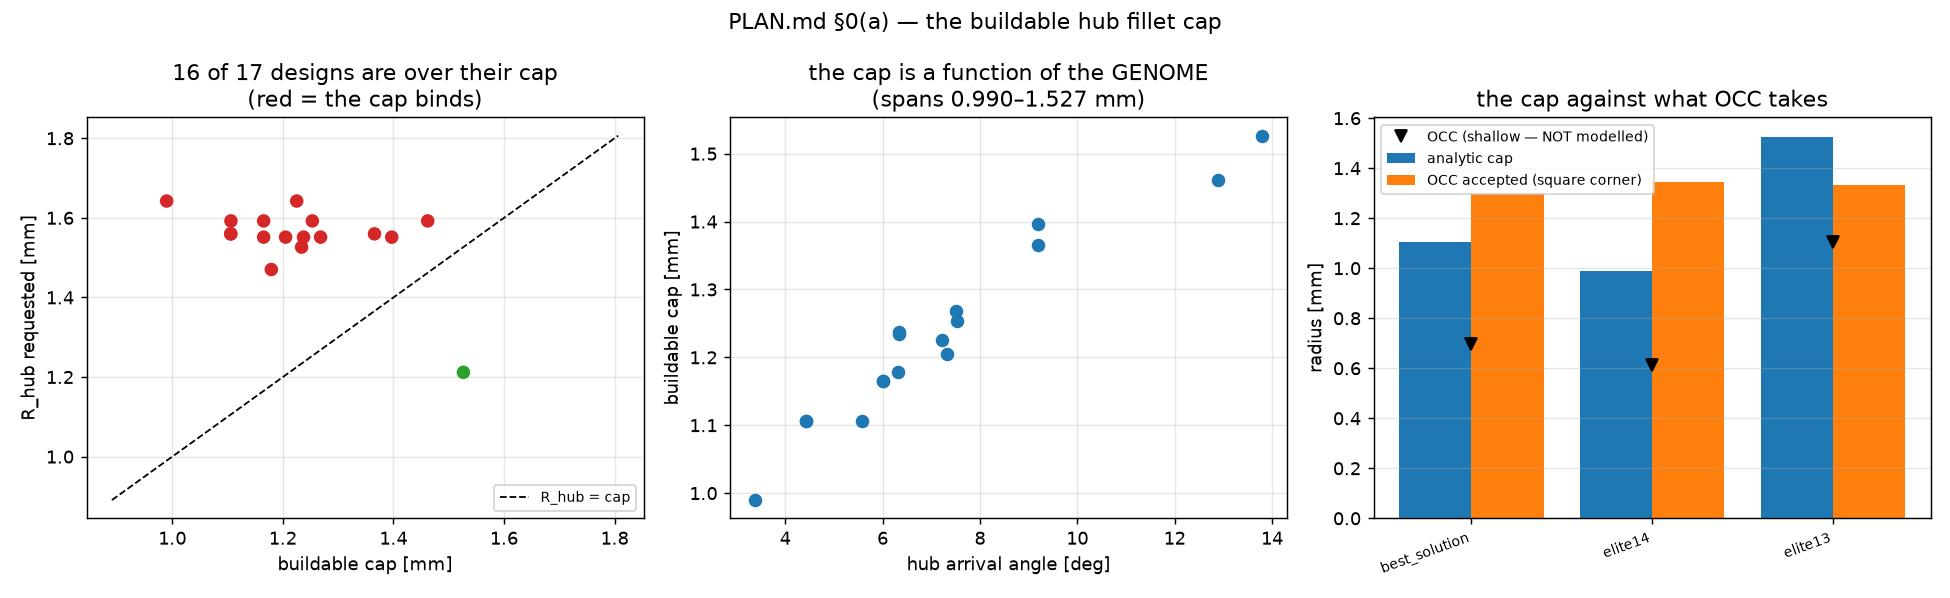

The Python source for this figure:
"""PLAN.md §0(a) — the analytic hub-fillet cap against what OCC actually accepts.

`wheel_objective.hub_fillet_cap_mm` claims to know the largest hub fillet the part can
build, from the genome alone and with no CAD kernel in the loop.  Stage 3 now believes that
claim twice — a barrier pushes `R_hub` under it, and `Kt_hub` is priced on it — so the
claim needs a measurement behind it rather than one recorded number from one export.

THREE SECTIONS, AND ONLY THE FIRST TWO ARE GATES.

  `void`       The load-bearing one, and it involves no filleting at all.  A ring of points
               just outside the hub circle is classified against the profile FACE, the runs
               of empty are measured, and the mean run is compared to `hub_void_deg`.  This
               tests the geometry claim directly, with nothing else in the way.

  `occ_limit`  What radius OCC will actually accept on a hub corner, found by BISECTION.

               NOT by reading the ladder, and that distinction is a measurement rather than
               a preference.  The obvious criterion — "the largest ladder rung below the cap
               is what gets built" — is FALSE at the shipped genome: `_fillet_ladder(1.5598)`
               is 1.5598, 1.3258, 1.1269, 0.9579, the largest rung under the 1.1057 cap is
               0.9579, and OCC took 1.1269.  The rungs straddle the cap and which side they
               land on is an accident of where `R_hub` happens to start.  So the acceptance
               threshold is measured where it actually is.

  `sweep`      Reported, never gated: the cap against `R_hub` for every design on disk.
               This is the evidence that a fixed bound would have been right for exactly one
               genome — the caps span 0.99 to 1.53 mm across the 16 Stage-2 elites.

WHAT THIS DOES NOT MEASURE, and it matters for reading the result.  The hub's twenty-four
corners fall into two families: twelve square-on ones the slot limits, and twelve shallow
near-cusp ones whose limit is the ARRIVAL ANGLE, a different mechanism the cap does not
model.  The shallow family is what sets `r_built_mm` (0.361 mm) and therefore the manifest's
`kt_error_pct` (+73.4%).  Capping `R_hub` closes the "optimizer prices 1.56, slot allows
1.11" gap and nothing else; both clusters are reported so that is visible rather than
inferred.

Out of `make studies` for the `m8bi5` reason and one more: it needs BOTH interpreters, and
what it measures is OCC's behaviour on this shape rather than anything this commit changed.
"""

import argparse
import json
import os
import subprocess
import sys
import time

import numpy as np

ROOT = os.path.dirname(os.path.dirname(os.path.abspath(__file__)))
SRC = os.path.join(ROOT, "src")
if SRC not in sys.path:
    sys.path.insert(0, SRC)
import project_paths as PP  # noqa: E402
if PP.SRC not in sys.path:
    sys.path.insert(0, PP.SRC)

import wheel_fea as W  # noqa: E402
import wheel_genome as wg  # noqa: E402
import wheel_objective as WO  # noqa: E402
import wheel_wheel as WW  # noqa: E402

HERE = os.path.dirname(os.path.abspath(__file__))
CAD_PY = os.path.join(ROOT, ".venv-cad", "bin", "python")

# One sample of the OCC ring classifier below — the RESOLUTION OF THE INSTRUMENT, not a
# tolerance chosen to make the gate pass.  The analytic void and the two independent solid
# measurements on file (9.907 from the milestone's ring sampling, "about 10.0" from
# `_embed`'s own comment) sit 0.070 deg apart, so this runs at ~3.5x margin.
RING_SAMPLES = 14400
GATE_VOID_DEG = 0.25

# The ring is classified just OUTSIDE the hub circle: on it, the corners themselves are
# boundary samples and the classifier's answer there is a coin toss.
RING_OFFSET_MM = 0.01

# THE GATE IS ONE-SIDED, AND THAT IS THE MODEL'S ACTUAL CLAIM.
#
# This started as a two-sided "the cap is within one ladder rung of what OCC accepts", on
# the assumption that `0.5 * slot` WAS the limit.  The first run of this driver falsified
# that (see `wheel_objective.HUB_CAP_SHARE`), and the cap became a `min` of two limits, only
# one of which has ever been observed binding.  A `min` of a measured limit and a
# deliberately-unvalidated one does not claim to be tight — it claims to be SAFE.  Gating it
# on tightness would be gating a claim nothing in the code makes, and the honest way to fail
# such a gate is to loosen the model until it passes, which is backwards.
#
# So: the cap may never promise more than OCC will give (that is the defect being removed),
# and it may not collapse to something vacuously small (a cap of zero is trivially "never
# over-promising" and would sail through a pure one-sided test while destroying every hub
# fillet in the wheel).  The 1% is the bisection's own resolution; the 0.5 floor says the cap
# has to be the right ORDER, which is all a two-term min with one unvalidated share can
# honestly assert.
GATE_CAP_OVERPROMISE = 1.01
GATE_CAP_FLOOR_FRAC = 0.5

BISECT_REL = 0.01               # bisect the acceptance threshold to 1% of its own value


_CAD_SNIPPET = r"""
import json, math, sys
import wheel_step_export as X
from OCP.BRepClass import BRepClass_FaceClassifier
from OCP.gp import gp_Pnt
from OCP.TopAbs import TopAbs_State

payload = json.loads(sys.argv[1])
n = payload["ring_samples"]
ring_r = payload["ring_r"]
bisect_rel = payload["bisect_rel"]
do_bisect = payload["bisect"]

def void_runs(face, radius):
    # Angular widths [deg] of the maximal empty runs on a ring, circularly.
    out = []
    for i in range(n):
        t = 2.0 * math.pi * i / n
        cl = BRepClass_FaceClassifier(
            face, gp_Pnt(radius * math.cos(t), radius * math.sin(t), 0.0), 1e-9)
        out.append(cl.State() == TopAbs_State.TopAbs_OUT)
    if all(out):
        return [360.0]
    if not any(out):
        return []
    # Rotate so index 0 is MATERIAL, then every run of empties is contiguous.
    k = out.index(False)
    out = out[k:] + out[:k]
    runs, cur = [], 0
    for v in out:
        if v:
            cur += 1
        elif cur:
            runs.append(cur)
            cur = 0
    if cur:
        runs.append(cur)
    return [360.0 * c / n for c in runs]

def accepts(part, edge, r):
    try:
        return bool(part.newObject([edge]).fillet(r).val().isValid())
    except Exception:
        return False

def threshold(part, edge, lo, hi):
    # Largest radius this corner accepts, bracketed to `bisect_rel` of itself.
    if not accepts(part, edge, lo):
        return 0.0
    if accepts(part, edge, hi):
        return hi                       # above the bracket; reported as such
    while (hi - lo) > bisect_rel * lo:
        mid = 0.5 * (lo + hi)
        if accepts(part, edge, mid):
            lo = mid
        else:
            hi = mid
    return lo

rows = []
for d in payload["designs"]:
    rec = {"design": d["name"]}
    try:
        profile, _ = X.build_profile(d["genes"])
        part = X.extrude_profile(profile)
        rec["void_runs_deg"] = void_runs(profile.wrapped, ring_r)
        if do_bisect:
            hub, _rim = X._group_by_ring(X._junction_edges(part))
            rec["n_hub_corners"] = len(hub)
            hi = d["hi_mm"]
            rec["thresholds_mm"] = [
                threshold(part, e, X.MIN_CURVATURE_RADIUS_MM, hi) for e, _r, _w in hub]
            rec["bisect_hi_mm"] = hi
    except Exception as exc:
        rec["error"] = "%s: %s" % (type(exc).__name__, exc)
    rows.append(rec)

print("RESULT:" + json.dumps(rows))
"""


def _genes(path):
    with open(path) as fh:
        return wg.genes_to_vector(json.load(fh)["genes"])


def _designs():
    """Every genome on disk, `best_solution` first.

    The gate runs on three of them and the reason each is there is different: the shipped
    genome because it is the one every recorded number describes, elite14 because it has
    the TIGHTEST cap on disk (0.9898 mm), and elite13 because it is the ONE design whose
    `R_hub` is already under its cap — a design the cap must not bind, which makes it a
    falsifiable negative control rather than a fourth confirmation.
    """
    out = [("best_solution", _genes(PP.BEST_SOLUTION))]
    with open(PP.STAGE2_ELITES) as fh:
        for row in json.load(fh)["elites"]:
            out.append((f"elite{int(row['rank'])}", wg.genes_to_vector(row["genes"])))
    return out


def analytic_cap(genes, cfg="coarse"):
    """`(void_deg, cap_mm, r_hub_mm)` from the genome alone — no CAD."""
    cfgo = WW.get_config(cfg)
    flanks = WO.fillet_flanks(genes, cfgo)
    void = float(WW.hub_void_deg(genes, cfgo, W.S, W.HUB_RADIUS_MM, flanks[0]))
    cap = float(WO.hub_fillet_cap_mm(genes, cfgo, W.S, W.HUB_RADIUS_MM, flanks))
    return void, cap, float(genes[12])


def _run_cad(designs, caps, bisect):
    payload = {
        "ring_samples": RING_SAMPLES,
        "ring_r": W.HUB_RADIUS_MM + RING_OFFSET_MM,
        "bisect_rel": BISECT_REL,
        "bisect": bool(bisect),
        # The DICT form: `wheel_step_export.build_profile` keys by gene name, and the
        # 14-vector is the optimizer side's representation, not the exporter's.
        #
        # `hi_mm` brackets the bisection from ABOVE and has to clear whichever limit
        # actually binds, or every corner reports the bracket instead of its threshold.
        # `1.2 * t0` is comfortably above the ~0.52 * t0 the thickness law predicts, and
        # `2 * slot cap` covers the case where the slot is the binding one.
        "designs": [{"name": n, "genes": wg.vector_to_genes(g), "cap_mm": caps[n],
                     "hi_mm": max(2.0 * caps[n], 1.2 * float(g[8]), 1.0)}
                    for n, g in designs],
    }
    proc = subprocess.run(
        [CAD_PY, "-c", _CAD_SNIPPET, json.dumps(payload)], cwd=ROOT,
        env={**os.environ, "PYTHONPATH": SRC},
        capture_output=True, text=True, timeout=3600)
    if proc.returncode != 0:
        raise RuntimeError(f"CAD subprocess failed:\n{proc.stderr[-3000:]}")
    line = next(ln for ln in proc.stdout.splitlines() if ln.startswith("RESULT:"))
    return json.loads(line[len("RESULT:"):])


# ---------------------------------------------------------------------------
# SECTIONS
# ---------------------------------------------------------------------------

def run_void(selected, cad_rows):
    """The analytic void against the one OCC measures on the profile.  THE GATE."""
    rows = []
    for (name, genes), cad in zip(selected, cad_rows):
        void, cap, r_hub = analytic_cap(genes)
        rec = {"design": name, "void_analytic_deg": void, "cap_mm": cap,
               "r_hub_mm": r_hub}
        if "error" in cad:
            rec.update({"error": cad["error"], "pass": False})
            rows.append(rec)
            continue
        runs = cad["void_runs_deg"]
        rec["n_runs"] = len(runs)
        rec["void_occ_mean_deg"] = float(np.mean(runs)) if runs else 0.0
        rec["void_occ_spread_deg"] = float(max(runs) - min(runs)) if runs else 0.0
        rec["delta_deg"] = abs(void - rec["void_occ_mean_deg"])
        # Three conditions.  The spread one is free: twelve identical spokes must leave
        # twelve identical gaps, so a spread above one sample says the profile is not
        # twelve-fold symmetric and every other number here is an average over unlike
        # things.
        rec["pass"] = bool(rec["n_runs"] == W.NUMBER_OF_SPOKES
                           and rec["delta_deg"] <= GATE_VOID_DEG
                           and rec["void_occ_spread_deg"] <= GATE_VOID_DEG)
        rows.append(rec)
    return {"rows": rows, "gate_void_deg": GATE_VOID_DEG,
            "ring_r_mm": W.HUB_RADIUS_MM + RING_OFFSET_MM,
            "pass": bool(all(r["pass"] for r in rows))}


def run_occ_limit(selected, cad_rows):
    """What OCC accepts, bisected, against the cap.  THE OTHER GATE."""
    rows = []
    for (name, genes), cad in zip(selected, cad_rows):
        _void, cap, r_hub = analytic_cap(genes)
        rec = {"design": name, "cap_mm": cap, "r_hub_mm": r_hub}
        if "error" in cad or "thresholds_mm" not in cad:
            rec.update({"error": cad.get("error", "no thresholds"), "pass": False})
            rows.append(rec)
            continue
        th = sorted(cad["thresholds_mm"])
        rec["n_corners"] = len(th)
        rec["thresholds_mm"] = th
        half = len(th) // 2
        # Two families by construction — twelve square-on corners and twelve shallow
        # near-cusp ones.  The split is at the median because the clusters are known to be
        # equal-sized (one per flank per spoke), not because the gap is looked for.
        shallow, square = th[:half], th[half:]
        rec["shallow_mean_mm"] = float(np.mean(shallow)) if shallow else 0.0
        rec["square_mean_mm"] = float(np.mean(square)) if square else 0.0
        r_occ = rec["square_mean_mm"]
        rec["rel_error"] = abs(r_occ / cap - 1.0) if cap > 0 else float("inf")
        # `cap / r_occ`: below 1.0 the cap under-promises (safe), above it over-promises
        # (the defect).  Reported as the headline because it is the number the gate reads.
        rec["conservatism"] = (cap / r_occ) if r_occ > 0 else float("inf")
        rec["over_promises"] = bool(rec["conservatism"] > GATE_CAP_OVERPROMISE)
        rec["vacuously_small"] = bool(rec["conservatism"] < GATE_CAP_FLOOR_FRAC)
        rec["pass"] = bool(not rec["over_promises"] and not rec["vacuously_small"])
        # NOT gated, and named so nobody reads a green gate as "the manifest is fixed":
        # the shallow family is an arrival-angle limit, a mechanism the cap does not model,
        # and it is what sets `r_built_mm` and the +73.4% kt_error_pct.
        rec["shallow_is_not_modelled"] = True
        rows.append(rec)
    return {"rows": rows, "gate_cap_overpromise": GATE_CAP_OVERPROMISE,
            "gate_cap_floor_frac": GATE_CAP_FLOOR_FRAC,
            "bisect_rel": BISECT_REL,
            "pass": bool(all(r["pass"] for r in rows))}


T0_SWEEP = (2.0, 2.5, 3.0, 4.0, 5.0, 6.0, 8.0, 10.0)


def t0_sweep_designs(base_name="best_solution"):
    """One shape, `t0` swept across its whole box — the measurement the disk cannot give.

    Every genome on disk sits at `t0` between 2.468 and 2.627, i.e. 6% of a box that runs
    2.0 to 10.0, so measuring more of them cannot say whether the thickness law holds
    anywhere except at one thickness.  Holding the centerline and sweeping `t0` does, and
    it does something better as well: a thicker root leaves a NARROWER void, so the two
    candidate limits move in opposite directions and their crossover is observable rather
    than assumed.  That crossover is the whole justification for taking a `min`.
    """
    by_name = dict(_designs())
    base = np.asarray(by_name[base_name], dtype=float)
    out = []
    for t0 in T0_SWEEP:
        g = base.copy()
        g[8] = t0
        out.append((f"t0_{t0:g}", g))
    return out


def run_t0_sweep(rows, cad_rows):
    """Threshold against `t0` and against the slot, over the whole thickness box."""
    out = []
    for (name, genes), cad in zip(rows, cad_rows):
        void, cap_slot, _r = analytic_cap(genes)
        rec = {"design": name, "t0_mm": float(genes[8]), "void_deg": void,
               "slot_cap_mm": cap_slot}
        if "thresholds_mm" not in cad:
            rec["error"] = cad.get("error", "no thresholds")
            out.append(rec)
            continue
        th = sorted(cad["thresholds_mm"])
        half = len(th) // 2
        rec["n_corners"] = len(th)
        rec["shallow_mean_mm"] = float(np.mean(th[:half])) if half else 0.0
        rec["square_mean_mm"] = float(np.mean(th[half:])) if half else 0.0
        rec["at_bracket"] = bool(rec["square_mean_mm"] >= cad["bisect_hi_mm"] - 1e-9)
        rec["share_of_t0"] = rec["square_mean_mm"] / genes[8]
        rec["share_of_slot"] = (rec["square_mean_mm"] / (2.0 * cap_slot)
                                if cap_slot > 0 else float("inf"))
        # A ROW THAT IS NOT MEASURING THE SAME FEATURE.  Past t0 ~ 3 the void collapses and
        # then goes negative — adjacent roots have merged — so there is no spoke-to-hub
        # corner left and `_junction_edges` reports whatever re-entrant edges the merged
        # blob happens to have.  Those thresholds are real numbers about a different shape,
        # and averaging them into a calibration of the spoke-to-hub fillet would be reading
        # the instrument through the wrong window.  Kept in the report, excluded from the fit.
        rec["same_feature"] = bool(void > 1.0 and not rec["at_bracket"])
        out.append(rec)
    good = [r for r in out if r.get("same_feature")]
    return {"rows": out, "t0_values": list(T0_SWEEP),
            "n_same_feature": len(good),
            "t0_valid_range": ([min(r["t0_mm"] for r in good),
                                max(r["t0_mm"] for r in good)] if good else None),
            "share_of_t0_min": min((r["share_of_t0"] for r in good), default=None),
            "share_of_t0_max": max((r["share_of_t0"] for r in good), default=None),
            # Reported, not gated: this section EXISTS to calibrate, so gating it on the
            # constant it is measuring would be circular.
            "pass": True}


def run_sweep(designs):
    """Every design on disk.  REPORTED, NEVER GATED — this is the picture, not a claim."""
    rows = []
    for name, genes in designs:
        void, cap, r_hub = analytic_cap(genes)
        cfgo = WW.get_config("coarse")
        a_hub, _a_rim = WW.arrival_angles(genes, cfgo, span_mm=W.S)
        rows.append({"design": name, "void_deg": void, "cap_mm": cap, "r_hub_mm": r_hub,
                     "binds": bool(r_hub > cap), "over_by_mm": r_hub - cap,
                     "arrival_hub_deg": float(a_hub), "t0_mm": float(genes[8])})
    n_bind = sum(r["binds"] for r in rows)
    return {"rows": rows, "n_binding": n_bind, "n_designs": len(rows),
            "cap_min_mm": min(r["cap_mm"] for r in rows),
            "cap_max_mm": max(r["cap_mm"] for r in rows),
            "pass": True}


def plot(rep, out):
    import matplotlib
    matplotlib.use("Agg")
    import matplotlib.pyplot as plt

    sw = rep.get("sweep")
    fig, axes = plt.subplots(1, 3, figsize=(15, 4.6))

    ax = axes[0]
    if sw:
        rows = sw["rows"]
        caps = [r["cap_mm"] for r in rows]
        rh = [r["r_hub_mm"] for r in rows]
        col = ["tab:red" if r["binds"] else "tab:green" for r in rows]
        ax.scatter(caps, rh, c=col, s=42, zorder=3)
        lim = [0.9 * min(caps + rh), 1.1 * max(caps + rh)]
        ax.plot(lim, lim, "k--", lw=1, label="R_hub = cap")
        ax.set_xlabel("buildable cap [mm]")
        ax.set_ylabel("R_hub requested [mm]")
        ax.set_title(f"{sw['n_binding']} of {sw['n_designs']} designs are over their cap\n"
                     f"(red = the cap binds)")
        ax.legend(loc="lower right", fontsize=8)
        ax.grid(alpha=0.3)

    ax = axes[1]
    if sw:
        ax.scatter([r["arrival_hub_deg"] for r in sw["rows"]],
                   [r["cap_mm"] for r in sw["rows"]], s=42, c="tab:blue", zorder=3)
        ax.set_xlabel("hub arrival angle [deg]")
        ax.set_ylabel("buildable cap [mm]")
        ax.set_title("the cap is a function of the GENOME\n"
                     f"(spans {sw['cap_min_mm']:.3f}–{sw['cap_max_mm']:.3f} mm)")
        ax.grid(alpha=0.3)

    ax = axes[2]
    ol = rep.get("occ_limit")
    if ol and ol["rows"]:
        names = [r["design"] for r in ol["rows"] if "thresholds_mm" in r]
        x = np.arange(len(names))
        ax.bar(x - 0.2, [r["cap_mm"] for r in ol["rows"] if "thresholds_mm" in r],
               0.4, label="analytic cap", color="tab:blue")
        ax.bar(x + 0.2, [r["square_mean_mm"] for r in ol["rows"] if "thresholds_mm" in r],
               0.4, label="OCC accepted (square corner)", color="tab:orange")
        ax.plot(x, [r["shallow_mean_mm"] for r in ol["rows"] if "thresholds_mm" in r],
                "kv", ms=7, label="OCC (shallow — NOT modelled)")
        ax.set_xticks(x)
        ax.set_xticklabels(names, rotation=20, ha="right", fontsize=8)
        ax.set_ylabel("radius [mm]")
        ax.set_title("the cap against what OCC takes")
        ax.legend(fontsize=8)
        ax.grid(alpha=0.3, axis="y")

    fig.suptitle("PLAN.md §0(a) — the buildable hub fillet cap", fontsize=12)
    fig.tight_layout()
    fig.savefig(out, dpi=130)
    plt.close(fig)


SECTIONS = ("void", "occ_limit", "t0_sweep", "sweep")


def main():
    ap = argparse.ArgumentParser(description="the hub-fillet cap against OCC")
    ap.add_argument("--out", default="study_hub_cap.json")
    ap.add_argument("--sections", default=",".join(SECTIONS))
    ap.add_argument("--designs", default="best_solution,elite14,elite13",
                    help="which genomes the CAD sections measure; `sweep` always "
                         "reports every design on disk")
    args = ap.parse_args()

    want = [s.strip() for s in args.sections.split(",") if s.strip()]
    unknown = [s for s in want if s not in SECTIONS]
    if unknown:
        raise SystemExit(f"unknown section(s) {unknown}; expected any of {list(SECTIONS)}")

    t0 = time.time()
    all_designs = _designs()
    by_name = dict(all_designs)
    picked = [n.strip() for n in args.designs.split(",") if n.strip()]
    missing = [n for n in picked if n not in by_name]
    if missing:
        raise SystemExit(f"no such design(s) {missing}; have {sorted(by_name)}")
    selected = [(n, by_name[n]) for n in picked]

    rep = {"settings": {"sections": want, "designs": picked,
                        "ring_samples": RING_SAMPLES, "bisect_rel": BISECT_REL,
                        "config": "coarse", "elapsed_s": None}}

    cad_rows = []
    needs_cad = [s for s in want if s in ("void", "occ_limit")]
    if needs_cad or "t0_sweep" in want:
        if not os.path.exists(CAD_PY):
            raise SystemExit(f"no CAD env at {CAD_PY} — run `make env-cad`")
    if needs_cad:
        caps = {n: analytic_cap(g)[1] for n, g in selected}
        cad_rows = _run_cad(selected, caps, bisect="occ_limit" in want)
    if "void" in want:
        rep["void"] = run_void(selected, cad_rows)
    if "occ_limit" in want:
        rep["occ_limit"] = run_occ_limit(selected, cad_rows)
    if "t0_sweep" in want:
        sw_rows = t0_sweep_designs()
        sw_caps = {n: analytic_cap(g)[1] for n, g in sw_rows}
        rep["t0_sweep"] = run_t0_sweep(sw_rows, _run_cad(sw_rows, sw_caps, bisect=True))
    if "sweep" in want:
        rep["sweep"] = run_sweep(all_designs)

    rep["settings"]["elapsed_s"] = round(time.time() - t0, 1)
    rep["pass"] = bool(all(rep[s]["pass"] for s in want))

    print(f"\nhub fillet cap: {'PASS' if rep['pass'] else 'FAIL'}"
          f"   ({rep['settings']['elapsed_s']} s)")
    if "void" in want:
        print(f"  void      {'PASS' if rep['void']['pass'] else 'FAIL'}"
              f"   (gate {GATE_VOID_DEG:.3f} deg)")
        for r in rep["void"]["rows"]:
            if "error" in r:
                print(f"    {r['design']:<16} ERROR {r['error']}")
            else:
                print(f"    {r['design']:<16} analytic {r['void_analytic_deg']:7.4f}  "
                      f"OCC {r['void_occ_mean_deg']:7.4f}  "
                      f"delta {r['delta_deg']:6.4f}  runs {r['n_runs']}")
    if "occ_limit" in want:
        print(f"  occ_limit {'PASS' if rep['occ_limit']['pass'] else 'FAIL'}"
              f"   (cap/OCC must be in "
              f"[{GATE_CAP_FLOOR_FRAC:.2f}, {GATE_CAP_OVERPROMISE:.2f}] — one-sided:"
              f" never promise more than the part gives)")
        for r in rep["occ_limit"]["rows"]:
            if "thresholds_mm" not in r:
                print(f"    {r['design']:<16} ERROR {r.get('error')}")
            else:
                flag = ("OVER-PROMISES" if r["over_promises"] else
                        "vacuously small" if r["vacuously_small"] else "safe")
                print(f"    {r['design']:<16} cap {r['cap_mm']:.4f}  "
                      f"OCC square {r['square_mean_mm']:.4f}  "
                      f"cap/OCC {r['conservatism']:.3f}  {flag:<15}"
                      f"[shallow {r['shallow_mean_mm']:.4f}]")
        print("    NOTE the shallow cluster is an ARRIVAL-ANGLE limit, which this cap does")
        print("         not model.  It sets r_built_mm and the manifest's kt_error_pct, so")
        print("         a passing gate here does NOT mean the manifest error is fixed.")
    if "t0_sweep" in want:
        s = rep["t0_sweep"]
        print(f"  t0_sweep  (calibration, not gated)   "
              f"share of t0 {s['share_of_t0_min']:.4f}–{s['share_of_t0_max']:.4f}"
              if s["share_of_t0_min"] is not None else "  t0_sweep  no usable rows")
        print(f"    {'design':<10} {'t0':>6} {'void':>7} {'slot cap':>9} "
              f"{'OCC sq':>8} {'/t0':>7} {'binds':>8}")
        for r in s["rows"]:
            if "square_mean_mm" not in r:
                print(f"    {r['design']:<10} ERROR {r.get('error')}")
                continue
            binds = "slot" if 2.0 * r["slot_cap_mm"] < 2.0 * r["square_mean_mm"] else "t0"
            print(f"    {r['design']:<10} {r['t0_mm']:6.2f} {r['void_deg']:7.3f} "
                  f"{r['slot_cap_mm']:9.4f} {r['square_mean_mm']:8.4f} "
                  f"{r['share_of_t0']:7.4f} {binds:>8}"
                  + ("  [AT BRACKET]" if r.get("at_bracket") else ""))
    if "sweep" in want:
        s = rep["sweep"]
        print(f"  sweep     {s['n_binding']} of {s['n_designs']} designs over their cap; "
              f"caps span {s['cap_min_mm']:.4f}–{s['cap_max_mm']:.4f} mm")

    path = os.path.join(HERE, args.out)
    with open(path, "w") as fh:
        json.dump(rep, fh, indent=1)
    jpg = os.path.splitext(path)[0] + ".jpg"
    try:
        plot(rep, jpg)
        print(f"wrote {path} and {jpg}")
    except Exception as exc:                      # a missing backend is not a gate failure
        print(f"wrote {path}  (plot skipped: {type(exc).__name__}: {exc})")
    return 0 if rep["pass"] else 1


if __name__ == "__main__":
    raise SystemExit(main())
